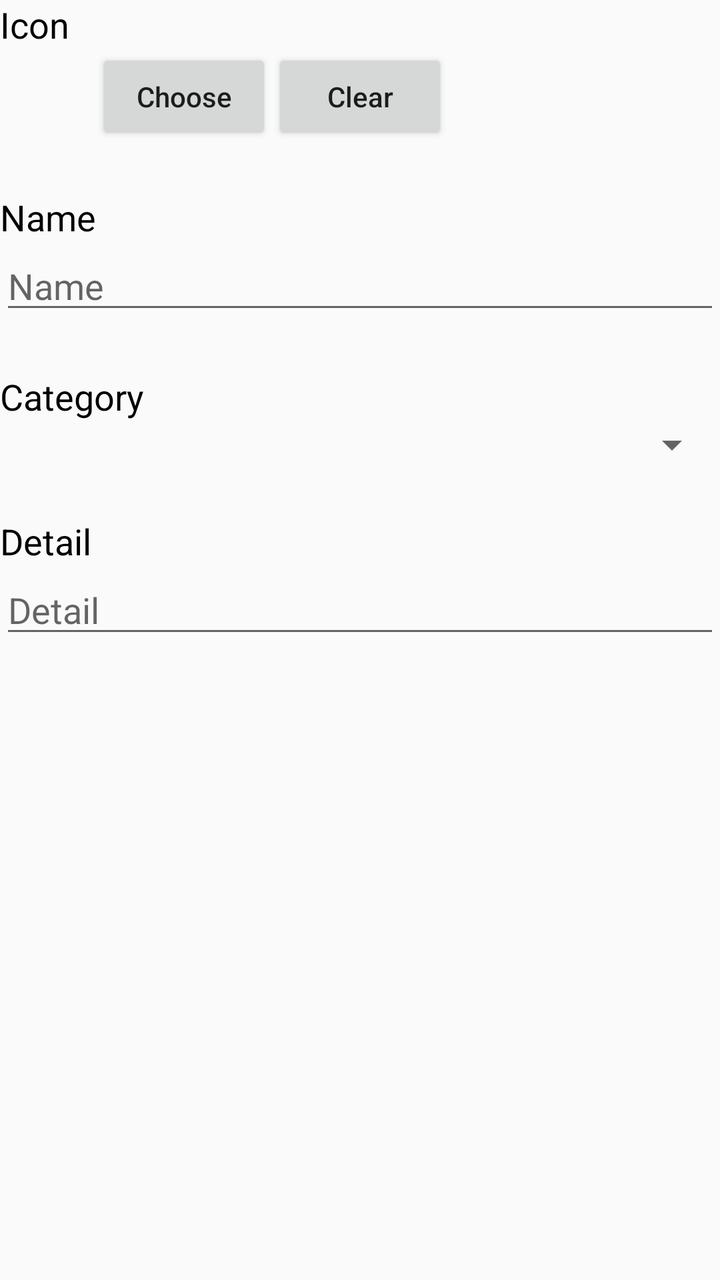
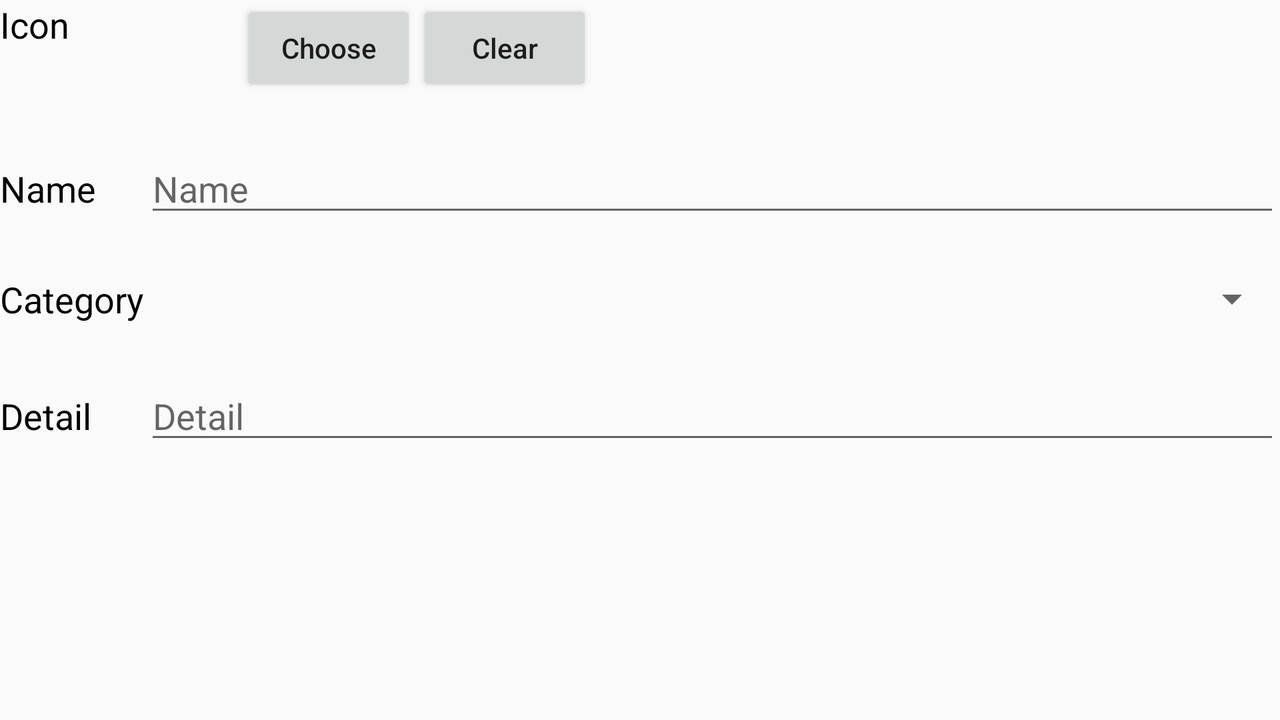

First picture: res/layout/ on a phone held upright. Second picture: the repository's own variant of that layout, on a device whose configuration matches the variant's folder. Source for both follows.
<!-- AndroidManifest.xml: application theme AppTheme -->
<!-- res/layout/generic_fragment_edit.xml -->
<ScrollView
    xmlns:android="http://schemas.android.com/apk/res/android"
    xmlns:tools="http://schemas.android.com/tools"
    android:layout_width="match_parent"
    android:layout_height="match_parent"
    tools:context=".GenericEditFragment">

    <LinearLayout
        android:layout_width="match_parent"
        android:layout_height="wrap_content"
        android:orientation="vertical">

        <TextView
            android:layout_width="match_parent"
            android:layout_height="wrap_content"
            android:text="Icon"
            android:textAppearance="?android:attr/textAppearanceMedium"
            android:textColor="@color/generic_text_normal"/>

        <LinearLayout
            android:layout_width="match_parent"
            android:layout_height="wrap_content">

            <ImageView
                android:id="@+id/image_icon"
                android:layout_width="48dp"
                android:layout_height="48dp"
                android:contentDescription="Icon"/>

            <Button
                android:id="@+id/button_choose"
                android:layout_width="wrap_content"
                android:layout_height="wrap_content"
                android:text="Choose"
                android:textAllCaps="false"/>

            <Button
                android:id="@+id/button_clear"
                android:layout_width="wrap_content"
                android:layout_height="wrap_content"
                android:text="Clear"
                android:textAllCaps="false"/>

        </LinearLayout>

        <TextView
            android:layout_width="match_parent"
            android:layout_height="wrap_content"
            android:layout_marginTop="24dp"
            android:text="Name"
            android:textAppearance="?android:attr/textAppearanceMedium"
            android:textColor="@color/generic_text_normal"/>

        <EditText
            android:id="@+id/edit_name"
            android:layout_width="match_parent"
            android:layout_height="wrap_content"
            android:hint="Name"
            android:singleLine="true"/>

        <TextView
            android:layout_width="match_parent"
            android:layout_height="wrap_content"
            android:layout_marginTop="24dp"
            android:text="Category"
            android:textAppearance="?android:attr/textAppearanceMedium"
            android:textColor="@color/generic_text_normal"/>

        <Spinner
            android:id="@+id/spin_category"
            android:layout_width="match_parent"
            android:layout_height="wrap_content"/>

        <TextView
            android:layout_width="match_parent"
            android:layout_height="wrap_content"
            android:layout_marginTop="24dp"
            android:text="Detail"
            android:textAppearance="?android:attr/textAppearanceMedium"
            android:textColor="@color/generic_text_normal"/>

        <EditText
            android:id="@+id/edit_detail"
            android:layout_width="match_parent"
            android:layout_height="wrap_content"
            android:hint="Detail"
            android:singleLine="false"/>

    </LinearLayout>

</ScrollView>
<!-- resources referenced by this layout -->
<resources>
  <color name="generic_text_normal">#000000</color>
  <style name="AppTheme" parent="Theme.AppCompat.Light.DarkActionBar">
          
          <item name="colorPrimary">@color/colorPrimary</item>
          <item name="colorPrimaryDark">@color/colorPrimaryDark</item>
          <item name="colorAccent">@color/colorAccent</item>
          <item name="windowActionModeOverlay">true</item>
          <item name="android:windowAnimationStyle">@style/AppTheme.Animation</item>
      </style>
  <color name="colorPrimary">#2196f3</color>
  <color name="colorPrimaryDark">#1976d2</color>
  <color name="colorAccent">#ffab40</color>
  <style name="AppTheme.Animation" parent="android:style/Animation.Activity">
          <item name="android:activityOpenEnterAnimation">@anim/slide_left_enter</item>
          <item name="android:activityOpenExitAnimation">@anim/slide_left_exit</item>
          <item name="android:activityCloseEnterAnimation">@anim/slide_right_enter</item>
          <item name="android:activityCloseExitAnimation">@anim/slide_right_exit</item>
      </style>
</resources>
<!-- res/layout-land/generic_fragment_edit.xml (the repository's variant of the layout above) -->
<!-- drawn on the phone turned sideways -->
<ScrollView
    xmlns:android="http://schemas.android.com/apk/res/android"
    xmlns:tools="http://schemas.android.com/tools"
    android:layout_width="match_parent"
    android:layout_height="match_parent"
    tools:context=".GenericEditFragment">

    <TableLayout
        android:layout_width="match_parent"
        android:layout_height="wrap_content"
        android:stretchColumns="1">

        <TableRow>

            <TextView
                android:layout_width="wrap_content"
                android:layout_height="wrap_content"
                android:text="Icon"
                android:textAppearance="?android:attr/textAppearanceMedium"
                android:textColor="@color/generic_text_normal"/>

            <LinearLayout
                android:layout_width="match_parent"
                android:layout_height="wrap_content">

                <ImageView
                    android:id="@+id/image_icon"
                    android:layout_width="48dp"
                    android:layout_height="48dp"
                    android:contentDescription="Icon"/>

                <Button
                    android:id="@+id/button_choose"
                    android:layout_width="wrap_content"
                    android:layout_height="wrap_content"
                    android:text="Choose"
                    android:textAllCaps="false"/>

                <Button
                    android:id="@+id/button_clear"
                    android:layout_width="wrap_content"
                    android:layout_height="wrap_content"
                    android:text="Clear"
                    android:textAllCaps="false"/>

            </LinearLayout>

        </TableRow>

        <TableRow
            android:layout_marginTop="24dp">

            <TextView
                android:layout_width="wrap_content"
                android:layout_height="wrap_content"
                android:text="Name"
                android:textAppearance="?android:attr/textAppearanceMedium"
                android:textColor="@color/generic_text_normal"/>

            <EditText
                android:id="@+id/edit_name"
                android:layout_width="match_parent"
                android:layout_height="wrap_content"
                android:hint="Name"
                android:singleLine="true"/>

        </TableRow>

        <TableRow
            android:layout_marginTop="24dp">

            <TextView
                android:layout_width="wrap_content"
                android:layout_height="wrap_content"
                android:text="Category"
                android:textAppearance="?android:attr/textAppearanceMedium"
                android:textColor="@color/generic_text_normal"/>

            <Spinner
                android:id="@+id/spin_category"
                android:layout_width="match_parent"
                android:layout_height="wrap_content"/>

        </TableRow>

        <TableRow
            android:layout_marginTop="24dp">

            <TextView
                android:layout_width="wrap_content"
                android:layout_height="wrap_content"
                android:text="Detail"
                android:textAppearance="?android:attr/textAppearanceMedium"
                android:textColor="@color/generic_text_normal"/>

            <EditText
                android:id="@+id/edit_detail"
                android:layout_width="match_parent"
                android:layout_height="wrap_content"
                android:hint="Detail"
                android:singleLine="false"/>

        </TableRow>

    </TableLayout>

</ScrollView>
